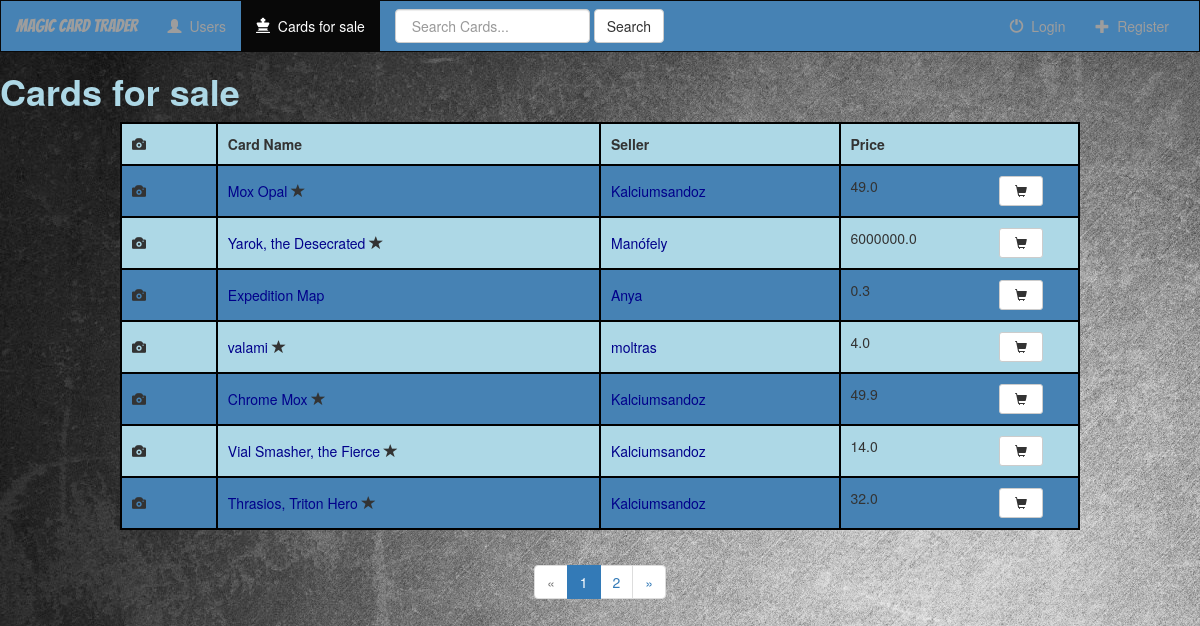
Page /cards/ on the committed database.
### Magic/models.py (models this page shows, shortened)
class Card(models.Model):
    name = models.CharField(max_length = 150)
    set_name = models.CharField(max_length = 150)
    price = models.FloatField()
    user = models.ForeignKey(User, on_delete=models.CASCADE)
    is_foil = models.BooleanField(default=False)

### Magic/views.py (the view)
# urls.py: path('cards/', views.cards, name="cards"),
def cards(request):
    all_cards = Card.objects.all()
    page = request.GET.get('page', 1)
    template = loader.get_template('magic/cards.html')
    paginator = Paginator(all_cards, 7)
    try:
        cards = paginator.page(page)
    except PageNotAnInteger:
        cards = paginator.page(1)
    except EmptyPage:
        cards = paginator.page(paginator.num_pages)
    context = {
        'all_cards': all_cards,
        'cards': cards,
        'nbar':'cards',
    }
    return HttpResponse(template.render(context, request))

### Magic/templates/magic/cards.html (shortened to what this page needs)
{% extends 'magic/base.html' %}
{% block body %}
    {% if all_cards %}
        <h1 class="basic-text cards-header">Cards for sale</h1>
        <table id="card-table">
            <tr>
                <th><span class="glyphicon glyphicon-camera"></span></th>
                <th>Card Name</th>
                <th>Seller</th>
                <th>Price</th>
            </tr>
            {% for card in cards %}
                <tr>
                    <td class="img-td">
                        <span class="glyphicon glyphicon-camera"></span>
                    </td>
                    <td>
                        <a class="card-td-link" href="{% url 'Magic:card_detail' card.id %}">{{card.name}}</a>
                        {% if card.is_foil %}
                            <span class="glyphicon glyphicon-star"></span>
                        {% endif %}
                    </td>
                    <td class="seller-td">
                        <a class="user-td-link" href="{% url 'Magic:user_detail' user.id %}">{{card.user}}</a>
                    </td>
                    <td class="price-td">
                        {{card.price}}
                        <button type="button" class="btn btn-default btn-sm btn-cart">
                            <span class="glyphicon glyphicon-shopping-cart"></span>
                        </button>
                    </td>
                </tr>
            {% endfor %}
        </table>
        <div class="center">
            {% if cards.has_other_pages %}
                <ul class="pagination">
                    {% if cards.has_previous %}
                        <li><a href="?page={{ cards.previous_page_number }}">&laquo;</a></li>
                    {% else %}
                        <li class="disabled"><span>&laquo;</span></li>
                    {% endif %}
                    {% for i in cards.paginator.page_range %}
                        {% if cards.number == i %}
                            <li class="active"><span>{{ i }} <span class="sr-only">(current)</span></span></li>
                        {% else %}
                            <li><a href="?page={{ i }}">{{ i }}</a></li>
                        {% endif %}
                    {% endfor %}
                    {% if cards.has_next %}
                        <li><a href="?page={{ cards.next_page_number }}">&raquo;</a></li>
                    {% else %}
                        <li class="disabled"><span>&raquo;</span></li>
                    {% endif %}
                </ul>
            {% endif %}
        </div>
    {% else %}
            <h3 class="basic-text">No cards available for sale</h3>
    {% endif %}
{% endblock %}

### Magic/static/magic/style.css (style rules this page uses)
body { background: white url("images/background.jpg"); }
.active { color: aqua; background-color: rgb(0, 0, 121); }
.basic-text { color: lightblue; font-weight: bold; }
.cards-header { border-bottom: 50ptx; }
table { width: 80%; margin-left: auto; margin-right: auto; margin-bottom: 15px; }
table, th, td { border: 2px solid black; border-collapse: collapse; align-self: center; }
th, td { padding: 10px; height: 40%; }
#user-table tr:nth-child(even), #card-table tr:nth-child(even) { background-color: steelblue; }
#user-table tr:nth-child(odd), #card-table tr:nth-child(odd) { background-color: lightblue; }
#card-table tr:nth-child(even), #card-table tr:nth-child(even) { background-color: steelblue; }
#card-table tr:nth-child(odd), #card-table tr:nth-child(odd) { background-color: lightblue; }
.img-td { width: 10%; }
.user-td-link, .card-td-link { color: darkblue; }
.seller-td, .price-td { width: 25%; }
.center { text-align: center; }
.btn-cart { float: right; margin-right: 25px; padding-left: 15px; padding-right: 15px; }

### rows in the picture
Card: name "Mox Opal", is_foil True (drawn), user "Kalciumsandoz", price "49.0"
Card: name "Yarok, the Desecrated", is_foil True (drawn), user "Manófely", price "6000000.0"
Card: name "Expedition Map", user "Anya", price "0.3"
Card: name "valami", is_foil True (drawn), user "moltras", price "4.0"
Card: name "Chrome Mox", is_foil True (drawn), user "Kalciumsandoz", price "49.9"
Card: name "Vial Smasher, the Fierce", is_foil True (drawn), user "Kalciumsandoz", price "14.0"
Card: name "Thrasios, Triton Hero", is_foil True (drawn), user "Kalciumsandoz", price "32.0"

### other values in the picture
{{ i }} "1"
{{ i }} "2"
